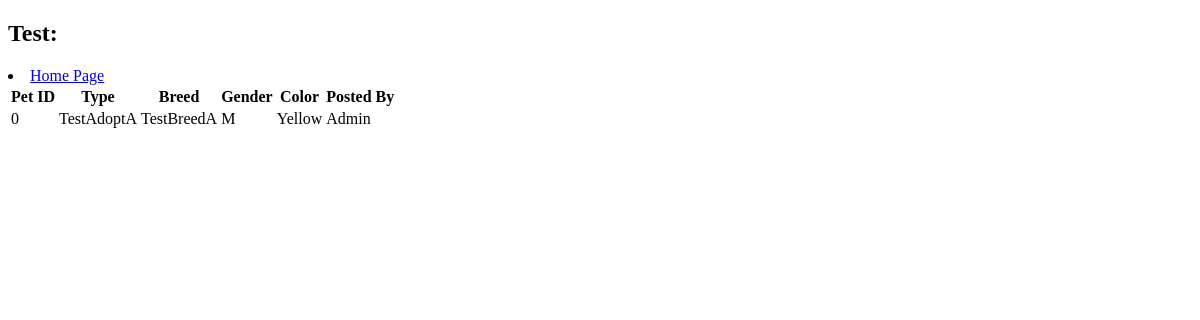
Page /Adoption.php on the earlier database version.
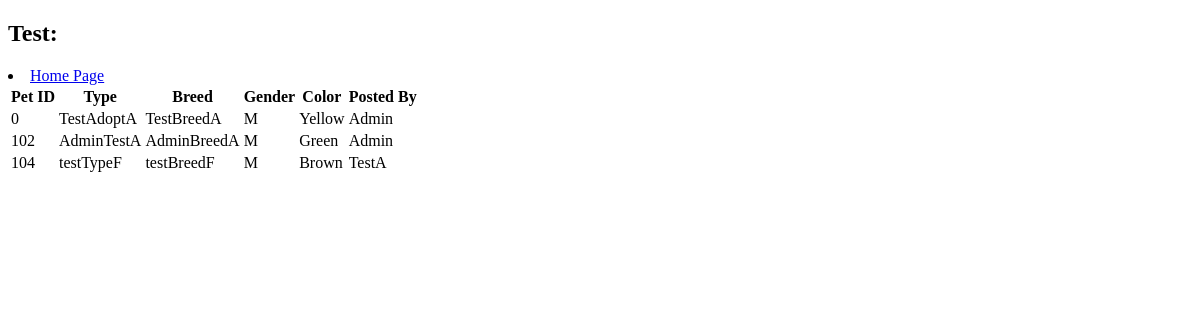
Same page on the later database version.
### tables this page shows
CREATE TABLE `adopt_pets` (
  `Adopt_Pets_id` int(11) NOT NULL,
  `Type` varchar(25) NOT NULL,
  `Breed` varchar(25) NOT NULL,
  `Gender` char(1) NOT NULL,
  `Color` varchar(25) NOT NULL,
  `Roles_Adopt_Pets` varchar(25) NOT NULL
);

### Adoption.php (the view, shortened to what this page needs)
<!DOCTYPE html>
<html lang="en">
<head>
</head>
<body>
	<h2>Test:</h2>
	<li><a href="Home.php">Home Page</a></li>
	<?php
	require_once 'Config.php';
	$sql = "SELECT * FROM adopt_pets";
	if($result = $mysqli->query($sql)){
		if($result->num_rows < 1){
			echo '<div class="alert alert-danger"><em>No records were found.</em></div>';
		} else {
			echo '<table>';
                echo "<thead>";
                  echo "<tr>";
                    echo '<th>Pet ID</th>';
                    echo "<th>Type</th>";
                    echo "<th>Breed</th>";
                    echo "<th>Gender</th>";
                    echo "<th>Color</th>";
                    echo "<th>Posted By</th>";
                  echo "</tr>";
                echo "</thead>";
				echo "<tbody>";
					while($row = $result -> fetch_array()){
						echo "<tr>";
							echo "<td>". $row['Adopt_Pets_id']. "</td>";
							echo "<td>". $row['Type']. "</td>";
							echo "<td>". $row['Breed']. "</td>";
							echo "<td>". $row['Gender']. "</td>";
							echo "<td>". $row['Color']. "</td>";
							echo "<td>". $row['Roles_Adopt_Pets']. "</td>";
						echo "</tr>";
					}
				echo "</tbody>";
			echo "</table>";
		}
	} else {
		echo "Oops! Something went wrong. Please try again later.";
	}
	?>
</body>

Differences in the rows shown:
added adopt_pets: Adopt_Pets_id "102", Type "AdminTestA", Breed "AdminBreedA", Gender "M", Color "Green", Roles_Adopt_Pets "Admin"
added adopt_pets: Adopt_Pets_id "104", Type "testTypeF", Breed "testBreedF", Gender "M", Color "Brown", Roles_Adopt_Pets "TestA"
